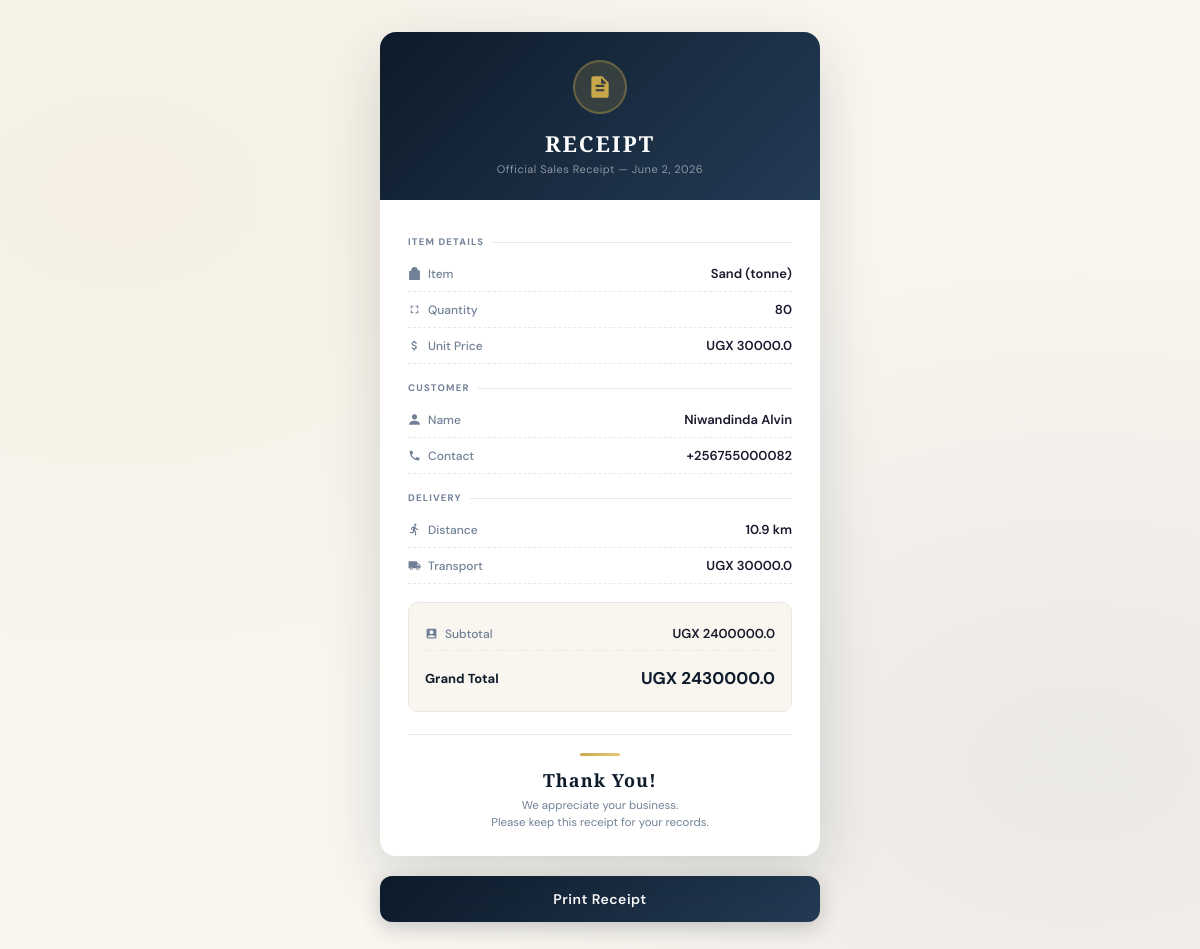
Page /receipt/36/ (signed in) on the earlier database version.
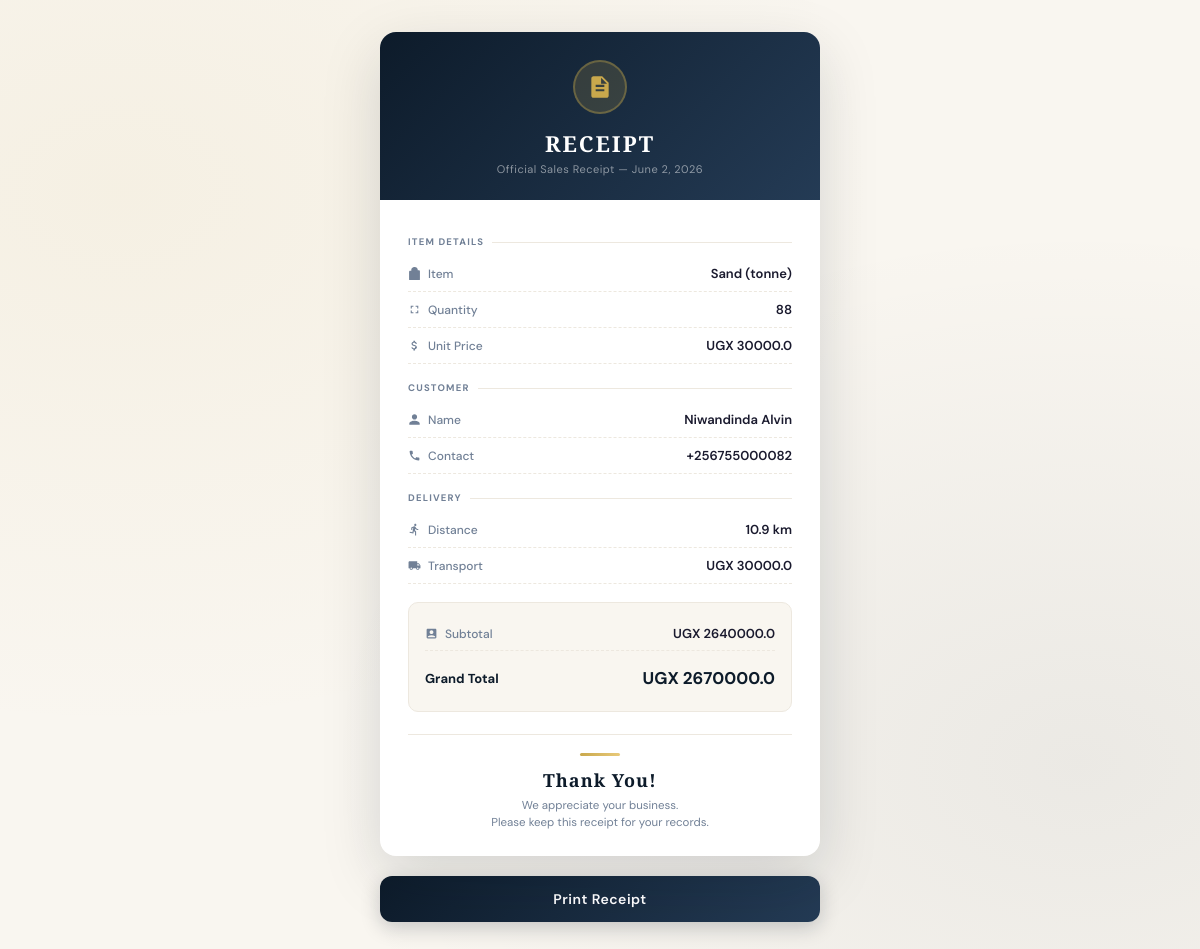
Same page on the later database version.
### hardwareapp/models.py (models this page shows, shortened)
class Sale(models.Model):
    item_name = models.CharField(max_length=100)
    quantity = models.IntegerField(default=0)
    unit_price = models.DecimalField(max_digits=10, decimal_places=1, default=0)
    total = models.DecimalField(max_digits=10, decimal_places=1, default=0)
    customer_name = models.CharField(max_length=100, blank=True, null=True)
    customer_contact = models.CharField(max_length=14, blank=True, null=True)
    item_type = models.CharField(max_length=100, blank=True, null=True)
    item_brand = models.CharField(max_length=100, blank=True, null=True)
    transport = models.FloatField(default=0)
    distance_km = models.FloatField(default=0)
    grand_total = models.FloatField(default=0)
    date = models.DateField(default=timezone.now)
    created_at = models.DateTimeField(auto_now_add=True)

### hardwareapp/views.py (the view)
# urls.py: path('receipt/<int:id>/', views.receipt, name='receipt'),
@login_required
def receipt(request, id):
    sale = get_object_or_404(Sale, id=id)
    return render(request, "receipt.html", {"sale": sale})

### hardwareapp/templates/receipt.html (shortened to what the changed rows need)
<!doctype html>
<html lang="en">
  <head>
  </head>
  <body onload="window.print()">
    <div class="receipt">
      <div class="receipt-header">
        <div class="logo-ring">
          <svg viewBox="0 0 24 24">
            <path
              d="M14 2H6c-1.1 0-2 .9-2 2v16c0 1.1.9 2 2 2h12c1.1 0 2-.9 2-2V8l-6-6zm2 14H8v-2h8v2zm0-4H8v-2h8v2zm-3-5V3.5L18.5 9H13z"
            />
          </svg>
        </div>
        <h1>Receipt</h1>
        <p>Official Sales Receipt &mdash; {{ sale.date }}</p>
      </div>
      <div class="receipt-body">
        <div class="row">
          <span class="label">
            <svg viewBox="0 0 24 24">
              <path
                d="M20 6h-2.18c.07-.44.18-.88.18-1.34C18 2.54 15.46 0 12.34 0h-.68C8.54 0 6 2.54 6 5.66c0 .46.11.9.18 1.34H4c-1.1 0-2 .9-2 2v14c0 1.1.9 2 2 2h16c1.1 0 2-.9 2-2V8c0-1.1-.9-2-2-2z"
              />
            </svg>
            Item
          </span>
          <span class="value">{{ sale.item_name }}</span>
        </div>
        <div class="row">
          <span class="label">
            <svg viewBox="0 0 24 24">
              <path
                d="M7 14H5v5h5v-2H7v-3zm-2-4h2V7h3V5H5v5zm12 7h-3v2h5v-5h-2v3zM14 5v2h3v3h2V5h-5z"
              />
            </svg>
            Quantity
          </span>
          <span class="value">{{ sale.quantity }}</span>
        </div>
        <div class="row">
          <span class="label">
            Unit Price
          </span>
          <span class="value">UGX {{ sale.unit_price }}</span>
        </div>
        <div class="row">
          <span class="label">
            <svg viewBox="0 0 24 24">
              <path
                d="M12 12c2.7 0 4.8-2.1 4.8-4.8S14.7 2.4 12 2.4 7.2 4.5 7.2 7.2 9.3 12 12 12zm0 2.4c-3.2 0-9.6 1.6-9.6 4.8v2.4h19.2v-2.4c0-3.2-6.4-4.8-9.6-4.8z"
              />
            </svg>
            Name
          </span>
          <span class="value">{{ sale.customer_name }}</span>
        </div>
        <div class="row">
          <span class="label">
            <svg viewBox="0 0 24 24">
              <path
                d="M6.6 10.8c1.4 2.8 3.8 5.1 6.6 6.6l2.2-2.2c.3-.3.7-.4 1-.2 1.1.4 2.3.6 3.6.6.6 0 1 .4 1 1V20c0 .6-.4 1-1 1-9.4 0-17-7.6-17-17 0-.6.4-1 1-1h3.5c.6 0 1 .4 1 1 0 1.3.2 2.5.6 3.6.1.3 0 .7-.2 1L6.6 10.8z"
              />
            </svg>
            Contact
          </span>
          <span class="value">{{ sale.customer_contact }}</span>
        </div>
        <div class="row">
          <span class="label">
            <svg viewBox="0 0 24 24">
              <path
                d="M13.49 5.48c1.1 0 2-.9 2-2s-.9-2-2-2-2 .9-2 2 .9 2 2 2zm-3.6 13.9l1-4.4 2.1 2v6h2v-7.5l-2.1-2 .6-3c1.3 1.5 3.3 2.5 5.5 2.5v-2c-1.9 0-3.5-1-4.3-2.4l-1-1.6c-.4-.6-1-1-1.7-1-.3 0-.5.1-.8.1l-5.2 2.2v4.7h2v-3.4l1.8-.7-1.6 8.1-4.9-1-.4 2 7 1.4z"
              />
            </svg>
            Distance
          </span>
          <span class="value">{{ sale.distance_km }} km</span>
        </div>
        <div class="row">
          <span class="label">
            Transport
          </span>
          <span class="value">
            {% if sale.transport == 0 %}
            <span class="free-badge">FREE</span>
            {% else %} UGX {{ sale.transport }} {% endif %}
          </span>
        </div>
        <div class="totals-block">
          <div class="row">
            <span class="label">
              <svg viewBox="0 0 24 24">
                <path
                  d="M19 3H5c-1.1 0-2 .9-2 2v14c0 1.1.9 2 2 2h14c1.1 0 2-.9 2-2V5c0-1.1-.9-2-2-2zm-7 3c1.93 0 3.5 1.57 3.5 3.5S13.93 13 12 13s-3.5-1.57-3.5-3.5S10.07 6 12 6zm7 13H5v-.23c0-.62.28-1.2.76-1.58C7.47 15.82 9.64 15 12 15s4.53.82 6.24 2.19c.48.38.76.97.76 1.58V19z"
                />
              </svg>
              Subtotal
            </span>
            <span class="value">UGX {{ sale.total }}</span>
          </div>
          <div class="row grand-row">
            <span class="label">Grand Total</span>
            <span class="value">UGX {{ sale.grand_total }}</span>
          </div>
        </div>
        <div class="thank-you">
          <h2>Thank You!</h2>
        </div>
      </div>
    </div>
  </body>
</html>

Differences in the rows shown:
changed Sale "Sand (tonne)": quantity "80" → "88"; total "2400000.0" → "2640000.0"; grand_total "2430000.0" → "2670000.0"
